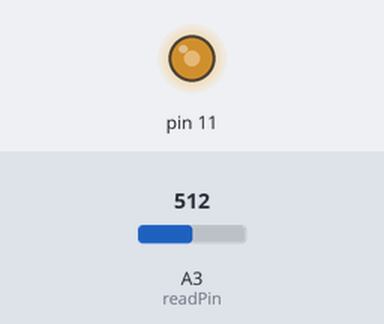
A sketch run on a simulated Arduino Uno, built with avr-gcc and run on an emulated ATmega328P. Parts: output pins drawn as LEDs (lit = HIGH). The test bench sets the inputs (shaded band); at power-on: A3 (readPin) = 512. What the sketch prints to the serial monitor is not drawn.

Above: at 0.3 s.
Timing chart, 0 to 1.8 s (numbered marks = the images above):
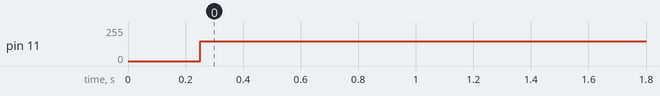

Measured:
- by itself, pin 11: 0/255 → 150/255 at 0.25 s

The sketch:

_11.ino
```cpp
int readPin=A3;
float V2=0;
int readVal;
int delayTime = 500;
void setup() {
  // put your setup code here, to run once:
  pinMode(11,OUTPUT);
  pinMode(readPin,INPUT);
  Serial.begin(9600);
}

void loop() {
  readVal =analogRead(readPin);
  V2=(5./1023.)*readVal;
  Serial.println(V2);
  delay(250);
  analogWrite(11,150);


}
  // put your main code here, to run repeat
```
